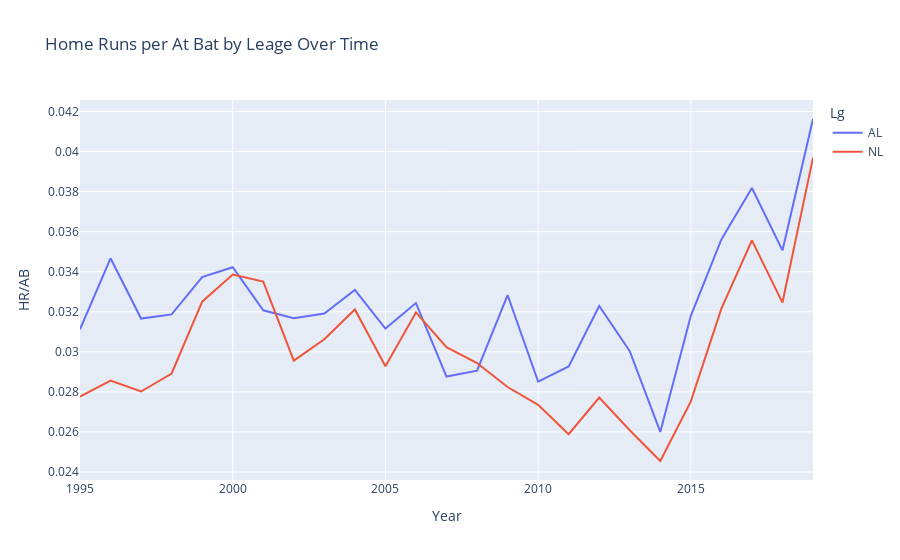

The notebook cell this image was saved under:
### Code cell
df = df_bat.groupby(['Lg', 'Year']).sum().reset_index()  # group by our data
df['HR/AB'] = df['HR']/df['AB'] # create the HR ratio
fig = px.line(df, x="Year", y="HR/AB", title = 'Home Runs per At Bat by League Over Time', color = 'Lg') # produce graph
fig.show() # show it

### Figure 1 — Plotly figure (JSON) as saved in the notebook; plotly's stock layout.template omitted (floating-point values rounded to 4 significant figures)
{"data": [{"hovertemplate": "Lg=AL<br>Year=%{x}<br>HR/AB=%{y}<extra></extra>", "legendgroup": "AL", "line": {"color": "#636efa", "dash": "solid"}, "mode": "lines", "name": "AL", "orientation": "v", "showlegend": true, "type": "scatter", "x": [1995, 1996, 1997, 1998, 1999, 2000, 2001, 2002, 2003, 2004, 2005, 2006, 2007, 2008, 2009, 2010, 2011, 2012, 2013, 2014, 2015, 2016, 2017, 2018, 2019], "xaxis": "x", "y": [0.03113, 0.03467, 0.03166, 0.03187, 0.03373, 0.03422, 0.03207, 0.03168, 0.03191, 0.03309, 0.03116, 0.03243, 0.02876, 0.02906, 0.03284, 0.02852, 0.02927, 0.03228, 0.03003, 0.026, 0.0318, 0.03561, 0.03818, 0.03506, 0.04162], "yaxis": "y"}, {"hovertemplate": "Lg=NL<br>Year=%{x}<br>HR/AB=%{y}<extra></extra>", "legendgroup": "NL", "line": {"color": "#EF553B", "dash": "solid"}, "mode": "lines", "name": "NL", "orientation": "v", "showlegend": true, "type": "scatter", "x": [1995, 1996, 1997, 1998, 1999, 2000, 2001, 2002, 2003, 2004, 2005, 2006, 2007, 2008, 2009, 2010, 2011, 2012, 2013, 2014, 2015, 2016, 2017, 2018, 2019], "xaxis": "x", "y": [0.02776, 0.02857, 0.02802, 0.02892, 0.0325, 0.03386, 0.03351, 0.02956, 0.03062, 0.03211, 0.02928, 0.03197, 0.03023, 0.02944, 0.02824, 0.02735, 0.02589, 0.02772, 0.02609, 0.02455, 0.02753, 0.03215, 0.03556, 0.03246, 0.03969], "yaxis": "y"}], "layout": {"legend": {"title": {"text": "Lg"}, "tracegroupgap": 0}, "title": {"text": "Home Runs per At Bat by Leage Over Time"}, "xaxis": {"anchor": "y", "domain": [0, 1], "title": {"text": "Year"}}, "yaxis": {"anchor": "x", "domain": [0, 1], "title": {"text": "HR/AB"}}}}
